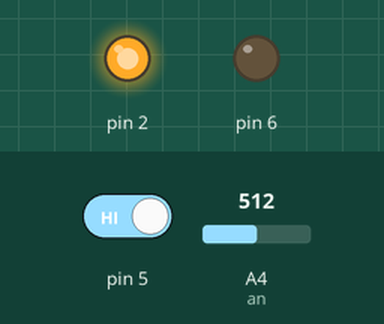
A sketch run on a simulated Arduino Uno, built with avr-gcc and run on an emulated ATmega328P. Parts: output pins drawn as LEDs (lit = HIGH). The inputs (shaded band) are chosen by the test bench; at power-on: pin 5 HIGH, A4 (an) = 512. No radio packets arrive unless stated; what the sketch prints to the serial monitor is not drawn.

Above: at 1.8 s.
1.9 s: pin 5 driven LOW
At 2.6 s:
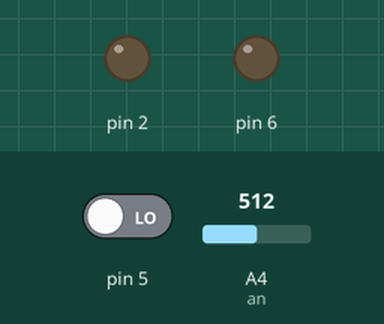
3.4 s: A4 (an) set to 536
4.9 s: A4 (an) set to 560
At 5.12 s:
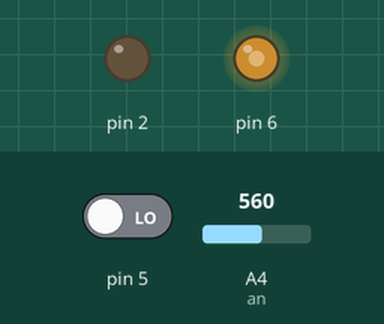
7.9 s: A4 (an) set to 540
9.4 s: A4 (an) set to 1023
12.4 s: pin 5 driven HIGH
At 13.0 s:
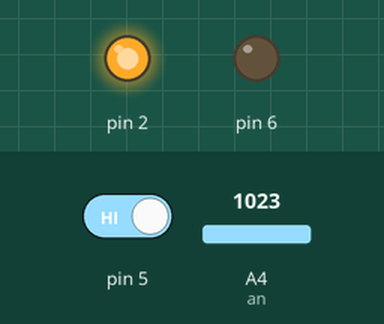
Timing chart, 0 to 14.9 s (numbered marks = the images above; inputs shaded):
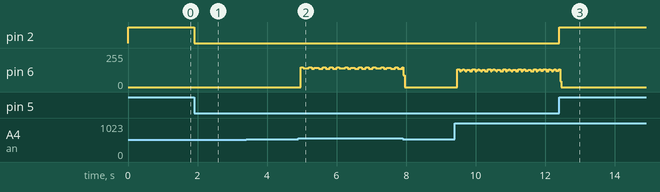

The sketch:

ssti1.ino
```cpp
#include <SPI.h>
#include "RF24.h"

char msg[1];                               //SCK -> 13//MISO -> 12//MOSI -> 11//CSN -> 7//CE -> 8 //declaring variable array msg
RF24 radio(8,7);                          //radio is a struct variable of data type RF24
const uint64_t pipe = 0xE8E8F0F0E1LL;             //(shipdistance address) channel A  address are 40 bit . LL means long long
const uint64_t pipe1 = 0xE8E8F0F0A1LL;             //(Distress address) channel B : to set channel use radio.setChannel(0-127
rf24_pa_dbm_e level,power;                       //input variable (in this case potentiometer pin) need to change that
rf24_pa_dbm_e RF24_PA_MED;
char val;
int an=4,number,j=0;
//int resetPin=9;
int l=0;

void setup(void)
{
//digitalWrite(resetPin, HIGH);
//delay(200);
//pinMode(resetPin, OUTPUT);
Serial.begin(9600);
radio.begin();
radio.setChannel(0x0A);
radio.openWritingPipe(pipe);
pinMode(5,INPUT);
pinMode(4,INPUT);
pinMode(2,OUTPUT);
pinMode(6,OUTPUT);
}

void loop(void)
{
  digitalWrite(6,LOW);
  digitalWrite(2,LOW);
  l=0;
  j=0;
  level=RF24_PA_MAX;
  radio.setPALevel(level) ;
  number = analogRead(an);
  Serial.println(number);
  if(number>=550 && digitalRead(5)==LOW)
  {
    digitalWrite(6,HIGH);
    radio.setChannel(0x0A);
    val = '8';
    msg[0] = val;
    power= radio.getPALevel();
    Serial.println(msg[0]);
    radio.write(msg, 1);
  }

//distress code
  while(digitalRead(5)==HIGH)
  {
    digitalWrite(2,HIGH);
    digitalWrite(6,LOW);
    while(j<=20)
    {
      msg[0] = '#';
      power= radio.getPALevel();
      Serial.println(msg[0]);
      radio.write(msg, 1);
      j++;
    }

    radio.setChannel(0x78);       //distress channel
    if(l==0)
    {
      delay(1000);
      l++;
    }
    radio.openWritingPipe(pipe1);   //pipe1=distress pipe
    val = '5';                        //arbitary
    msg[0] = val;
    level=RF24_PA_MAX;
    radio.setPALevel(level) ;
    power= radio.getPALevel();
    Serial.println(msg[0]);
    radio.write(msg, 1);
  }

}
```

Measured:
- the behaviour switches between 549 and 550 on A4 (an) (found by bisection; images 1 and 2)
- after the input at 1.9 s, pin 2: HIGH → LOW at once
- after the input at 4.9 s, pin 6: 0/255 → 147/255 after 0.06 s, then repeats every 1.0 s: 140/255 0.16 s, 147/255 0.08 s, 137/255 0.08 s, 143/255 0.12 s, 2 × (137/255 0.12 s, 147/255 0.08 s), 138/255 0.12 s, 147/255 0.08 s
- after the input at 12.4 s, pin 2: LOW → HIGH at once
